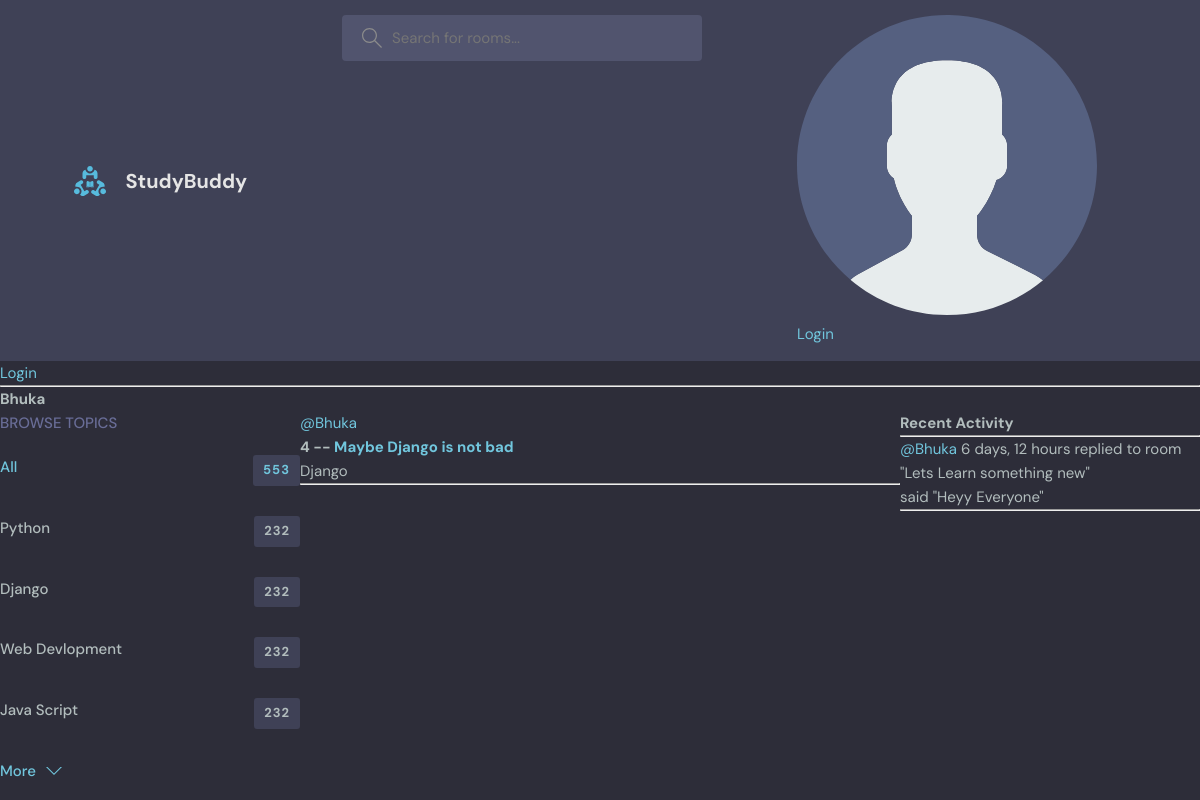
The app's page /prfile/2/ with its own data.
### base/models.py (models this page shows)
class Topic(models.Model):
    name=models.CharField(max_length=200)
    def __str__(self):
        return self.name

class Room(models.Model):
    host=models.ForeignKey(User,on_delete=models.SET_NULL,null=True)
    topic=models.ForeignKey(Topic,on_delete=models.SET_NULL,null=True)
    name=models.CharField(max_length=200)
    description=models.TextField(null=True,blank=True)
    participents=models.ManyToManyField(User, related_name='participents', blank=True)
    updated=models.DateTimeField(auto_now=True)
    created=models.DateTimeField(auto_now_add=True)
    class Meta:
        ordering=['-updated','-created']
    def __str__(self):
        return self.name

class Message(models.Model):
    user =models.ForeignKey(User,on_delete=models.CASCADE)
    room=models.ForeignKey(Room,on_delete=models.CASCADE)
    body=models.TextField()
    updated=models.DateTimeField(auto_now=True)
    created=models.DateTimeField(auto_now_add=True)
    class Meta:
        ordering=['-updated','-created']
    def __str__(self):
        return self.body[0:50]

### base/views.py (the view)
# urls.py: path('prfile/<str:pk>/', views.userPrfile,name="user-profile"),
def userPrfile(request, pk):
    user = User.objects.get(id=pk)
    rooms = user.room_set.all()
    room_messages = user.message_set.all()
    topics=Topic.objects.all()
    context = {'user': user, 'rooms': rooms, 'room_messages': room_messages,'topics':topics}
    return render(request, 'base/profile.html', context)

### base/templates/base/profile.html (shortened to what this page needs)
{% extends 'main.html' %} {% block content %}
<h1>{{user.username}}</h1>
<div class="profile-container">
  <div>{% include 'base/topics_component.html' %}</div>
  <div>{% include 'base/feed_component.html' %}</div>
  <div>{% include 'base/activity_component.html' %}</div>
</div>
{% endblock content %}

### base/templates/base/topics_component.html
<div class="topics">
  <div class="topics__header">
    <h2>Browse Topics</h2>
  </div>
  <ul class="topics__list">
    <li>
      <a href="{% url 'home' %}" class="active">All <span>553</span></a>
    </li>
    {% for topic in topics %}
    <li>
      <a href="{% url 'home' %}?q={{topic.name}}">{{topic}} <span>232</span></a>
    </li>
    {% endfor %}
  <a class="btn btn--link" href="topics.html">
    More
    <svg
      version="1.1"
      xmlns="http://www.w3.org/2000/svg"
      width="32"
      height="32"
      viewBox="0 0 32 32"
    >
      <title>chevron-down</title>
      <path d="M16 21l-13-13h-3l16 16 16-16h-3l-13 13z"></path>
    </svg>
  </a>
</div>

### base/templates/base/feed_component.html (shortened to what this page needs)
<div>
  {% for room in rooms %}
  <div>
    <a href="{% url 'user-profile' room.host.id  %}"
      ><span>@{{room.host.username}}</span>
    </a>
    <h5>{{room.id}} -- <a href="{% url 'room' room.id %}">{{room.name}}</a></h5>
    <small>{{room.topic.name}}</small>
    <hr />
  </div>
  {% endfor %}
</div>

### base/templates/base/activity_component.html (shortened to what this page needs)
<h3>Recent Activity</h3>
<hr />
{% for message in room_messages %}
<div>
  <small>
    <a href="{% url 'user-profile' message.user.id%}">@{{message.user}}</a>
    {{message.created|timesince}}</small
  >
  <small>replied to room "{{message.room}}"</small>
  <p>said "{{message}}"</p>
  <hr />
</div>
{% endfor %}

### static/styles/style.css (style rules this page uses)
:root { --color-main: #71c6dd; --color-main-light: #e1f6fb; --color-dark: #3f4156; --color-dark-medium: #51546e; --color-dark-light: #696d97; --color-light: #e5e5e5; --color-gray: #8b8b8b; --color-light-gray: #b2bdbd; --color-bg: #2d2d39; --color-success: #5dd693; --color-error: #fc4b0b; }
* { font-family: "DM Sans", -apple-system, BlinkMacSystemFont, "Segoe UI", Roboto, Oxygen, Ubuntu, Cantarell, "Open Sans", "Helvetica Neue", sans-serif; margin: 0; padding: 0; box-sizing: border-box; text-rendering: optimizeLegibility; font-size: inherit; }
html { font-size: 56.25%; }
@media only screen and (min-width: 1200px) { html { font-size: 62.5%; } }
body { line-height: 1.6; font-weight: 400; font-size: 1.5rem; color: var(--color-light-gray); background-color: var(--color-bg); min-height: 100vh; }
a { display: inline-block; color: var(--color-main); text-decoration: none; }
.btn { background-color: transparent; border: none; display: inline-flex; align-items: center; gap: 1rem; cursor: pointer; transition: all ease-in-out 0.3s; padding: 1rem 2rem; border-radius: 5px; box-shadow: 1px 1px 3px 1px rgba(0, 0, 0, 0.15); font-weight: 500; }
.btn--link { border-radius: 0; padding: 0; color: var(--color-main); box-shadow: none; }
.btn > svg { fill: currentColor; width: 1.6rem; height: 1.6rem; }
.topics__header { margin-bottom: 2rem; }
.topics__header h2 { text-transform: uppercase; font-weight: 500; color: var(--color-dark-light); }
.topics__list { list-style: none; }
.topics__list li a { display: flex; justify-content: space-between; margin-bottom: 3rem; font-weight: 500; color: var(--color-light-gray); transition: all 0.3s ease-in-out; }
.topics__list li a.active, .topics__list li a:hover { color: var(--color-main); }
.topics__list li a span { padding: 0.5rem 1rem; background-color: var(--color-dark); border-radius: 3px; font-size: 1.3rem; font-weight: 700; letter-spacing: 1px; }

### base/templates/base/profile.html (style rules this page uses)
.profile-container { display: grid; grid-template-columns: 1fr 2fr 1fr; }

### records on screen
Topic: name "Python"
Topic: name "Django"
Topic: name "Web Devlopment"
Topic: name "Java Script"
Room: host.username "Bhuka", id "4", name "Maybe Django is not bad", topic.name "Django"
Message: user "Bhuka", created "6 days, 12 hours", room "Lets Learn something new", body "Heyy Everyone"

### other values on screen
{{ user.username }} "Bhuka"
